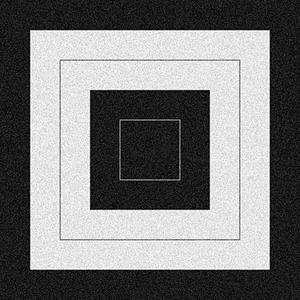
#> input picture ClassWork_2/images/box.jpg, 300 x 300 px
$ python -i canny.py   (imports and definitions only)   (older library calls are emulated)
#> lines starting #> are read from the running program, lines starting #| are printed output that depends on the picture; after the words box and inside, x2 and y2 are one past the last pixel; in counts of white or black regions, pixels touching at a corner belong together; long printed decimals are rounded
### ClassWork_2/kernal_generator.py
import numpy as np
import math
import numpy as np

def generateGaussianKernel(sigmaX, sigmaY, MUL = 7, show=False):
    w = int(sigmaX * MUL) | 1
    h = int(sigmaY * MUL) | 1

    #print(w,h)

    cx = w // 2
    cy = h // 2

    kernel = np.zeros((w, h))
    c = 1 / ( 2 * 3.1416 * sigmaX * sigmaY )

    for x in range(w):
        for y in range(h):
            dx = x - cx
            dy = y - cy

            x_part = (dx*dx) / (sigmaX * sigmaX)
            y_part = (dy*dy) / (sigmaY * sigmaY)

            kernel[x][y] = c * math.exp( - 0.5 * (x_part + y_part) )

    formatted_kernel = kernel / np.min(kernel)
    formatted_kernel = formatted_kernel.astype(int)

    if show:
        print("Formatted gaussian filter")
        print(formatted_kernel)

    return (kernel, formatted_kernel)

# [91 lines left out: functions generateMeanKernel, generateLaplacianKernel, generateLogKernel, generateSobelKernel, testKernel, not called in this run]


#testKernel()

### ClassWork_2/convolution.py
import cv2
import numpy as np
from enum import Enum

# [6 lines left out: function find_difference, not called in this run]

def normalize(image):
    copied = image.copy()
    cv2.normalize(copied,copied,0,255,cv2.NORM_MINMAX)
    return np.round(copied).astype(np.uint8)

def pad_image(image, kernel_height, kernel_width, kernel_center):
    pad_top = kernel_center[0]
    pad_bottom = kernel_height - kernel_center[0] - 1
    pad_left = kernel_center[1]
    pad_right = kernel_width - kernel_center[1] - 1

    padded_image = np.pad(image, ((pad_top, pad_bottom), (pad_left, pad_right)), mode='constant', constant_values = 0)
    return padded_image

def convolve(image, kernel, kernel_center = (-1,-1)):
    #return cv2.filter2D(image, -1, kernel)
    image = image.copy()
    kernel_height, kernel_width = len(kernel), len(kernel[0])

    # if kernel center is not defined, then it will use the center symmetric center
    if kernel_center[0] == -1:
        kernel_center = ( kernel_height // 2, kernel_width // 2 )

    # pad the input image based on kernel and center
    padded_image = pad_image(image = image,  kernel_height = kernel_height, kernel_width = kernel_width, kernel_center = kernel_center)

    # generating output with dummy zeros(0)
    output = np.zeros_like(padded_image, dtype='float32')

    # [8 lines of commented-out code are left out]
    padded_height, padded_width = padded_image.shape

    kcx = kernel_center[0]
    kcy = kernel_center[1]

    # iterating through height. For (1,1) kernel, it iterates from 1 to (h - 1)
    for x in range( kcx, padded_height - ( kernel_height - (kcx+1)) ):
        # iterate through width. For (1,1) kernel, it iterates from 1 to (w - 1)
        for y in range( kcy, padded_width - ( kernel_width - (kcy + 1)) ):
            image_start_x = x - kcx
            image_start_y = y - kcy

            sum = 0
            NX = kernel_height // 2
            NY = kernel_width // 2
            for kx in range( -NX, NX+1):
                for ky in range( -NY, NY+1 ):
            # for kx in range(0, kernel_height):
            #     for ky in range(0, kernel_width):
                    rel_pos_in_kernel_x = kx + NX # x-i
                    rel_pos_in_kernel_y = ky + NY # y-j

                    rel_pos_in_image_x = NX - kx # 2
                    rel_pos_in_image_y = NY - ky # 2

                    act_pos_in_image_x = rel_pos_in_image_x + image_start_x # 2 + 2 = 4
                    act_pos_in_image_y = rel_pos_in_image_y + image_start_y # 3 + 2 = 5

                    k_val = kernel[ rel_pos_in_kernel_x ][ rel_pos_in_kernel_y ]
                    i_val = padded_image[ act_pos_in_image_x ][ act_pos_in_image_y ]
                    # k_val = kernel[ kx ][ ky ]
                    # i_val = padded_image[ kx+image_start_x ][ ky+image_start_y ]

                    sum +=  k_val * i_val
            output[x,y] = sum

    out = output[kernel_center[0]:-kernel_height + kernel_center[0] + 1, kernel_center[1]:-kernel_width + kernel_center[1] + 1]
    return out


# image = np.array([
#     [1,2,3],
#     [4,5,6],
#     [7,8,9]
# ])

# kernel = np.array([
#     [1,2,3],
#     [4,5,6],
#     [7,8,9]
# ])

# kernel = np.array([
#     [0,0,0],
#     [0,1,0],
#     [0,0,0]
# ])

#out = convolve(image=image, kernel=kernel,kernel_center=(-1,-1))
#print(out)

### ClassWork_2/edge_detection.py
import cv2
import numpy as np
import math
from matplotlib import pyplot as plt

from convolution import normalize
from convolution import convolve
from kernal_generator import *


def get_kernel(sigma = 0.7):
    kernel,formatted_kernel = generateGaussianKernel(sigmaX=sigma, sigmaY=sigma, MUL=7)
    # print("Gauss")
    # print(formatted_kernel)

    h = len(kernel)

    kernel_x = np.zeros((h,h))
    kernel_y = np.zeros((h,h))

    mn1 = 100
    mn2 = 100

    cx = h//2
    for x in range(h):
        for y in range(h):

            act_x = (x-cx)
            act_y = (y-cx)

            c1 = -act_x / (sigma ** 2)
            c2 = -act_y / (sigma ** 2)

            kernel_x[x,y] = c1 * kernel[x,y]
            kernel_y[x,y] = c2 * kernel[x,y]

            if kernel_x[x,y] != 0:
                mn1 = min(abs(kernel_x[x,y]),mn1)

            if kernel_y[x,y] != 0:
                mn2 = min(abs(kernel_y[x,y]),mn2)

    dr1 = (kernel_x / mn1).astype(int)
    dr2 = (kernel_y / mn2).astype(int)

    print("x &  y")
    print(dr2)
    print(dr1)
    return (kernel_y,kernel_x)

def merge(image_horiz, image_vert):
    height, width = image_horiz.shape
    out = np.zeros_like(image_horiz, dtype='float32')

    for x in range(0, height):
        for y in range(0, width):
            dx = image_horiz[x,y]
            dy = image_vert[x,y]

            res = math.sqrt( dx**2 + dy**2 )
            out[x,y] = res

    #out = normalize(out)
    return out

def find_next_threeshold(image, t):
    total1 = np.int64(0)
    total2 = np.int64(0)
    c1 = 0
    c2 = 0

    h,w = image.shape
    for x in range(h):
        for y in range(w):
            px = image[x][y]
            if px > t:
                total2 += px
                c2 += 1
            else:
                total1 += px
                c1 += 1
    print(f'Total-1: {total1} and Total-2: {total2}')
    mu1 = total1 / c1
    mu2 = total2 / c2

    return (mu1 + mu2) / 2

def find_threeshold(image):
    total = 0.0
    h,w = image.shape
    for x in range(h):
        for y in range(w):
            px = image[x,y]
            total += px
    oldT = total / (h * w)

    newT = find_next_threeshold(image=image,t=oldT)
    while( abs(newT - oldT) > 0.1 ** 6 ) :
        oldT = newT
        newT = find_next_threeshold(image=image,t=oldT)
        # print(f"Old: {oldT}, New: {newT}")

    return newT

# [83 lines left out: functions make_binary, start, doc_code, not called in this run]

# start()
#test_convolve()#
#doc_code()

#kernel_x, kernel_y = get_kernel(sigma=0.7)

### ClassWork_2/three_hys.py
import cv2
import numpy as np
from matplotlib import pyplot as plt

from convolution import normalize, convolve
from edge_detection import find_threeshold

def perform_threshold(image, threes):
    highThreshold = threes * 0.5
    lowThreshold = highThreshold * 0.5

    M, N = image.shape
    res = np.zeros((M,N), dtype=np.int32)

    weak = np.int32(75)
    strong = np.int32(255)

    strong_i, strong_j = np.where(image >= highThreshold)
    # zeros_i, zeros_j = np.where(image < lowThreshold)
    weak_i, weak_j = np.where( np.logical_and( (image <= highThreshold), (image >= lowThreshold) ) )

    res[strong_i, strong_j] = strong
    res[weak_i, weak_j] = weak

    return (res, weak, strong)

# [4 lines left out: function plot_histogram, not called in this run]

def perform_hysteresis(image, weak, strong = 255):
    M, N = image.shape
    out = image.copy()

    for i in range(1, M-1):
        for j in range(1, N-1):
            if (image[i, j] == weak):
                if np.any( image[i-1:i+2, j-1:j+2] == strong):
                    out[i, j] = strong
                else:
                    out[i, j] = 0
    return out


# [31 lines left out: function start, not called in this run]

#start()

### ClassWork_2/canny.py
import cv2
import numpy as np
import math
from matplotlib import pyplot as plt

from convolution import normalize
from convolution import convolve
from kernal_generator import generateGaussianKernel
from three_hys import perform_threshold, perform_hysteresis

from edge_detection import get_kernel, merge, find_threeshold, make_binary

def perform_edge_detection(image, sigma = 1):
    kernel_x, kernel_y = get_kernel(sigma=sigma)

    conv_x = convolve(image=image, kernel=kernel_x)
    conv_y = convolve(image=image, kernel=kernel_y)

    kernel, _ = generateGaussianKernel(sigmaX=sigma,sigmaY=sigma,MUL=5, show=True)
    conv_x = convolve(image=conv_x,kernel=kernel)
    conv_y = convolve(image=conv_y,kernel=kernel)

    merged_image = merge(conv_x, conv_y)

    #theta = np.arctan2(conv_x, conv_y)
    theta = np.arctan2( conv_y.copy(), conv_x.copy() )

    merged_image_nor = normalize(merged_image)

    # [14 lines of commented-out code are left out]
    return merged_image, theta

def perform_non_maximum_suppression(image, theta):
    image = image.copy()

    image = image / image.max() * 255

    M, N = image.shape
    out = np.zeros((M,N), dtype=np.uint8)

    angle = theta * 180. / np.pi        # max -> 180, min -> -180

    c1 = c2 = c3 = c4 = 0
    for i in range(1,M-1):
        for j in range(1,N-1):
            q = 0
            r = 0

            ang = angle[i,j]

            if ( -22.5 <= ang < 22.5) or ( 157.5 <= ang <= 180) or (-180 <= ang <= -157.5):
                r = image[i, j-1]
                q = image[i, j+1]
                c1 += 1

            elif (  -67.5 <= ang <= -22.5 ) or ( 112.5 <= ang <= 157.5):
                r = image[i-1, j+1]
                q = image[i+1, j-1]
                c2 += 1

            elif ( 67.5 <= ang <= 112.5) or ( -112.5 <= ang <= -67.5 ):
                r = image[i-1, j]
                q = image[i+1, j]
                c3 += 1

            elif ( 22.5 <= ang < 67.5 ) or ( -167.5 <= ang <= -112.5 ):
                r = image[i+1, j+1]
                q = image[i-1, j-1]
                c4 += 1

            if (image[i,j] >= q) and (image[i,j] >= r):
                out[i,j] = image[i,j]
            else:
                out[i,j] = 0
    print(f"{c1},{c2},{c3},{c4}")
    return out

def perform_canny(image, sigma=1, show=True, without_sup = False):

    # Gray Scale Coversion
    #image = cv2.imread( image_path, cv2.IMREAD_GRAYSCALE)
    main_image = image.copy()

    # Perform Gaussian Blurr
    kernel, _ = generateGaussianKernel(sigmaX=sigma,sigmaY=sigma,MUL=7)
    image = convolve(image=image, kernel=kernel)

    if show:
        cv2.imshow("Blurred Input Image", normalize(image))
        cv2.waitKey(0)

    # Gradient Calculation
    image_sobel, theta = perform_edge_detection(image,sigma=1)

    # Non Maximum Suppression
    suppressed = image_sobel
    if not without_sup:
        suppressed = perform_non_maximum_suppression(image=image_sobel,theta=theta)

    # Threesholding and hysteresis
    threes = find_threeshold(image=suppressed)
    print(f"Threeshold: ${threes}")

    threes_image, weak, strong = perform_threshold(image=suppressed,threes=threes)
    final_output = perform_hysteresis( image=threes_image, weak=weak, strong=strong )


    return normalize(final_output)

    cv2.imshow("Before Suppression", normalize(image_sobel) )
    cv2.imshow("Non maximum suppression", normalize(suppressed) )
    cv2.imshow("Threesholded", normalize(threes_image) )
    cv2.imshow("Input", main_image)
    cv2.imshow("Final", normalize(final_output))


    cv2.imwrite('D:\\Documents\\COURSES\\4.1\\Labs\\Image\\ImageCodes\\ClassWork_2\\images\\suppressed.jpg',suppressed)
    cv2.waitKey(0)

    cv2.destroyAllWindows()


def choose_option(list, message = "Select an option", error_message="Invalid index. Restarting..\n"):
    for i in range( len(list) ):
        print(f"{i}. {list[i]}", end=" | ")
    print()

    print(message, end='')
    index = int(input())

    if( index >= len(list) ):
        if error_message != None:
            print(error_message)
        return -1

    val = list[index]
    print(f"`{val}` is selected <-----------------------\n")
    return index


def start():
    main_options = ['start', 'exit']
    image_names = ['ice_cream.jpg','cat.jpg', 'girl_with_board.png', 'lena.jpg', 'lines.jpg', 'shape.jpg']

    while( True ):
        index = choose_option(main_options, "Enter 0 to continue: ", error_message="Stopped")
        if index != 0:
            break

        index = choose_option(image_names, message="Select an image: ")
        if index == -1:
            continue
        image_name = image_names[index]
        image_path = '.\images\\'+image_name
        print(image_path)

        print("Enter the value of sigma: ", end=' ')
        sigma = float( input() )
        image = cv2.imread(image_path,0)
        perform_canny(image=image, sigma=sigma)
        print("Completed")

#start()

>>> import cv2
>>> picture = cv2.imread('images/box.jpg', cv2.IMREAD_GRAYSCALE)
#> picture is the input picture: shape (300, 300); min 0, max 255, mean 122.3
>>> result = perform_canny(picture)
#> call 2 of convolve, with kernel = array of shape (7, 7), kernel_center = (-1, -1)
#> after the loop in convolve (call 2), `for x in range( kcx, padded_height - ( kernel_height - (kcx+1)) ):`:
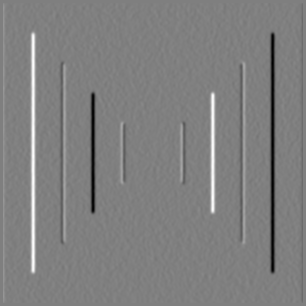
#> output: shape (306, 306) float32; min -59.91, max 59.46, mean 0; drawn with min black and max white
#> call 3 of convolve, with kernel = array of shape (7, 7), kernel_center = (-1, -1)
#> after the loop in convolve (call 3), `for x in range( kcx, padded_height - ( kernel_height - (kcx+1)) ):`:
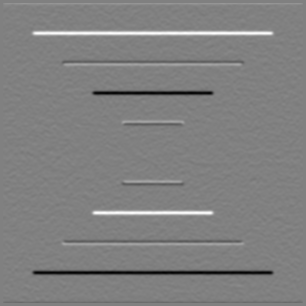
#> output: shape (306, 306) float32; min -60.6, max 59.47, mean 0; drawn with min black and max white
#> after the loop in merge, `for x in range(0, height):`:
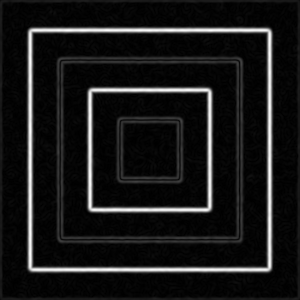
#> out: shape (300, 300) float32; min 0.00265, max 48.21, mean 4.5; drawn with min black and max white
#> in perform_edge_detection, `theta = np.arctan2( conv_y.copy(), conv_x.copy() )`:
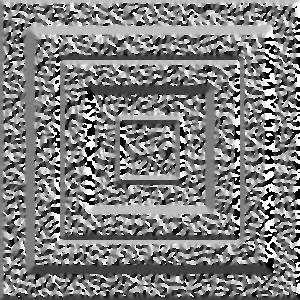
#> theta: shape (300, 300) float32; min -3.14, max 3.14, mean 0.00352; drawn with min black and max white
#> after the loop in perform_non_maximum_suppression, `for i in range(1,M-1):`:
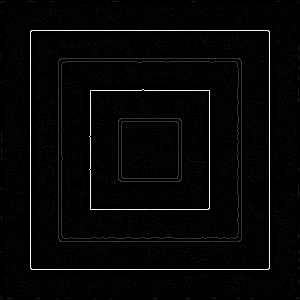
#> out: shape (300, 300); min 0, max 255, mean 6.1
#> after the loop in perform_non_maximum_suppression, `for i in range(1,M-1):`: c1 = 27148; c2 = 17190; c3 = 27811; c4 = 16655
#| 27148,17190,27811,16655
#> after the loop in find_threeshold, `for x in range(h):`: total = 552817
#> in find_threeshold, `oldT = total / (h * w)`: oldT = 6.14
#> after the loop in find_next_threeshold, `for x in range(h):`: c1 = 81525; c2 = 8475; total1 = 60361; total2 = 492456
#| Total-1: 60361 and Total-2: 492456
#> in find_next_threeshold, `mu1 = total1 / c1`: mu1 = 0.74
#> in find_next_threeshold, `mu2 = total2 / c2`: mu2 = 58.11
#> in find_threeshold, `newT = find_next_threeshold(image=image,t=oldT)`: newT = 29.42
#> the loop in find_threeshold, `while( abs(newT - oldT) > 0.1 ** 6 ) :` made 3 passes
#> (oldT, mu1 in find_next_threeshold, mu2 in find_next_threeshold, newT) on passes 1 to 3: (29.42, 1.21, 133.6, 67.41), (67.41, 2.31, 243.3, 122.8), (122.8, 2.31, 243.3, 122.8)
#| Total-1: 105258 and Total-2: 447559
#| Total-1: 204374 and Total-2: 348443
#| Total-1: 204374 and Total-2: 348443
#> in perform_canny, `threes = find_threeshold(image=suppressed)`: threes = 122.8
#| Threeshold: $122.817
#> in perform_threshold, `highThreshold = threes * 0.5`: highThreshold = 61.41
#> in perform_threshold, `lowThreshold = highThreshold * 0.5`: lowThreshold = 30.7
#> in perform_threshold, `strong_i, strong_j = np.where(image >= highThreshold)`: strong_i = 1444 values from 30 to 269; strong_j = 1444 values, max 269 at index 241, min 30 at index 238, mean 149.6
#> in perform_threshold, `weak_i, weak_j = np.where( np.logical_and( (image <= highThreshold), (..`: weak_i = 1897 values from 58 to 298; weak_j = 1897 values, max 241 at index 373, min 58 at index 186, mean 149.3
#> in perform_canny, `threes_image, weak, strong = perform_threshold(image=suppressed,threes..`:
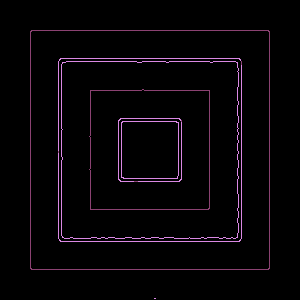
#> threes_image: shape (300, 300) int32; 3 distinct labels, from 0 to 255; one colour per label, 0 black
#> in perform_canny, `threes_image, weak, strong = perform_threshold(image=suppressed,threes..`: weak = 75; strong = 255
#> after the loop in perform_hysteresis, `for i in range(1, M-1):`:
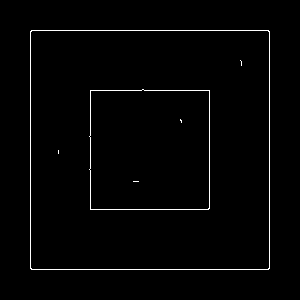
#> out: shape (300, 300) int32; 1.6% white in thin lines or dots, all inside (x1, y1, x2, y2) = (30, 30, 270, 270)
